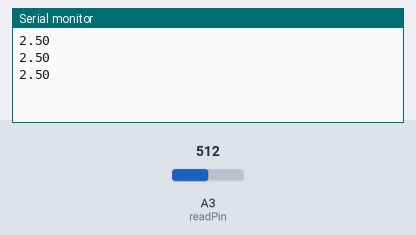
Recording of a sketch running on a simulated Arduino Uno, built with avr-gcc and run on an emulated ATmega328P. Shown: the last lines printed to the serial monitor. The test bench sets the inputs (shaded band); at power-on: A3 (readPin) = 512.

Above: at 1.3 s.
1.4 s: A3 (readPin) set to 716
At 1.9 s:
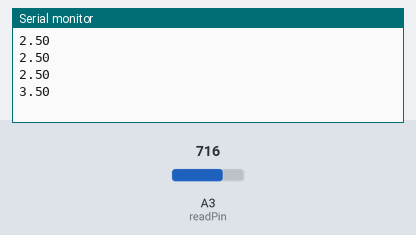
2.9 s: A3 (readPin) set to 900
At 3.4 s:
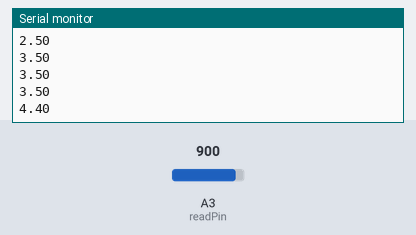
Timing chart, 0 to 5.9 s (numbered marks = the images above; inputs shaded):
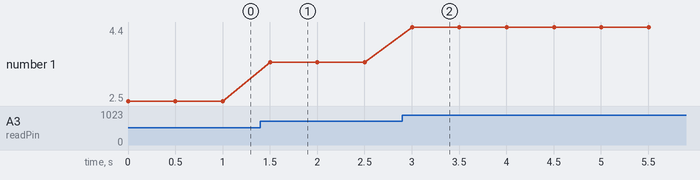

The sketch:

reading_voltage.ino
```cpp
int readPin = A3;
float V2 = 0;
float readVal;
int delayTime = 500;
void setup() {
  // put your setup code here, to run once:
  pinMode(readPin,INPUT);
  Serial.begin(9600);
}

void loop() {
  // put your main code here, to run repeatedly:

  // analog read in v2

  readVal = analogRead(readPin);
  V2 = (5*readVal)/1023;
  Serial.println(V2); // print the V2.
  delay(delayTime);


}
```

Measured:
- after the input at 1.4 s, the serial monitor: prints a new line after 0.10 s (image 1)
- after the input at 2.9 s, the serial monitor: prints a new line after 0.10 s (image 2)
- plotted number 1: 2.5 → 3.5 after the input at 1.4 s, 3.5 → 4.4 after the input at 2.9 s
